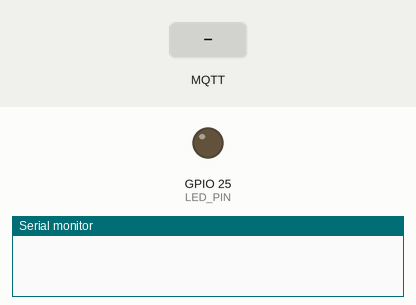
This sketch was run on a simulated ESP32. On the bench: output pins drawn as LEDs (lit = HIGH), the last lines printed to the serial monitor. The test bench sets the inputs (shaded band). WiFi joins after 1.5 s; servers stay silent unless stated; no MQTT or app messages arrive unless stated.

Above: at 2.2 s.
2.3 s: MQTT message "1" arrives on the first subscribed topic
At 2.9 s:
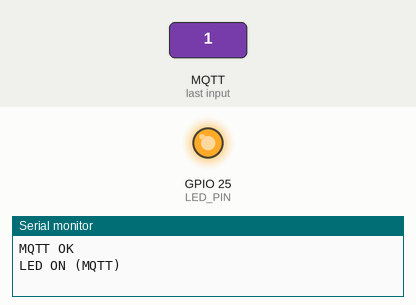
4.0 s: MQTT message "0" arrives on the first subscribed topic
At 4.5 s:
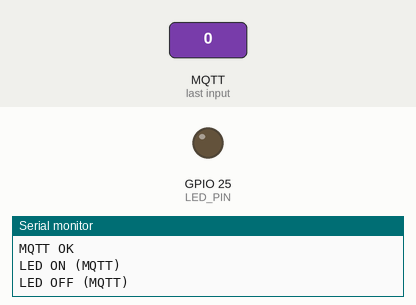
5.5 s: MQTT message "ON" arrives on the first subscribed topic
At 6.7 s:
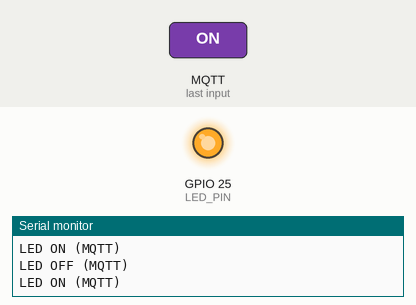
7.0 s: MQTT message "2" arrives on the first subscribed topic
At 8.0 s:
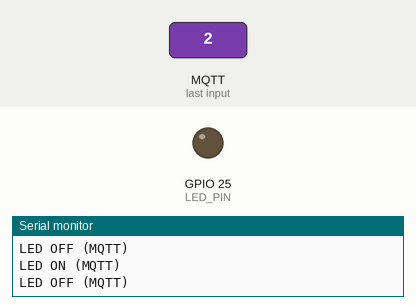
Timing chart, 0 to 9.5 s (numbered marks = the images above; inputs shaded):
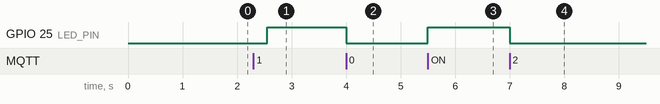

The sketch:

sketch.ino
```cpp
#include <WiFi.h>
#include <WiFiClientSecure.h>
#include <PubSubClient.h>

#define ID_MQTT "SENAI_IOT01"
#define pubSensor1IotSenai "Sensor1IotSenai"
#define subLed1IotSenai "Led1IotSenai"
#define USERNAME_MQTT "SENAI_IOT01_web_client"
#define PASSWORD_MQTT "Aa123456789"
#define LED_PIN 25

const char* SSID = "Wokwi-GUEST";
const char* BROKER_MQTT = "b6dacac41e7a400183c0f0307b608471.s1.eu.hivemq.cloud";

WiFiClientSecure wifiClient;
PubSubClient MQTT(wifiClient);

bool ledState = false;

void setLed(bool estado) {
  digitalWrite(LED_PIN, estado ? HIGH : LOW);
}

void callback(char* topic, byte* payload, unsigned int length) {
  String msg;
  for (unsigned int i = 0; i < length; i++) msg += (char)payload[i];

  bool novoEstado = (msg == "1" || msg == "ON");
  ledState = novoEstado;
  setLed(ledState);
  Serial.println("LED " + String(ledState ? "ON" : "OFF") + " (MQTT)");
}

void setup() {
  Serial.begin(115200);
  delay(1000);

  pinMode(LED_PIN, OUTPUT);
  digitalWrite(LED_PIN, LOW);

  WiFi.begin(SSID, "");
  wifiClient.setInsecure();
  MQTT.setServer(BROKER_MQTT, 8883);
  MQTT.setCallback(callback);
}

void loop() {
  if (WiFi.status() != WL_CONNECTED) {
    delay(500);
    return;
  }

  if (!MQTT.connected()) {
    if (MQTT.connect(ID_MQTT, USERNAME_MQTT, PASSWORD_MQTT)) {
      MQTT.subscribe(subLed1IotSenai);
      Serial.println("MQTT OK");
    }
  }

  MQTT.loop();
}
```

Measured:
- after the input at 2.3 s, GPIO 25 (LED_PIN): LOW → HIGH after 0.25 s
- after the input at 4.0 s, GPIO 25 (LED_PIN): HIGH → LOW at once
- after the input at 5.5 s, GPIO 25 (LED_PIN): LOW → HIGH at once
- after the input at 7.0 s, GPIO 25 (LED_PIN): HIGH → LOW at once
